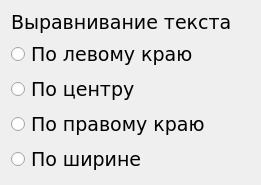
    <widget class="QWidget" name="verticalLayoutWidget_4">
     <property name="geometry">
      <rect>
       <x>310</x>
       <y>320</y>
       <width>261</width>
       <height>157</height>
      </rect>
     </property>
     <layout class="QVBoxLayout" name="verticalLayout_5">
      <item>
       <widget class="QLabel" name="labelSettings_46">
        <property name="font">
         <font>
          <family>Verdana</family>
          <pointsize>14</pointsize>
          <weight>50</weight>
          <italic>false</italic>
          <bold>false</bold>
         </font>
        </property>
        <property name="mouseTracking">
         <bool>false</bool>
        </property>
        <property name="text">
         <string>Выравнивание текста</string>
        </property>
       </widget>
      </item>
      <item>
       <widget class="QRadioButton" name="RBLVL2TextLeft">
        <property name="font">
         <font>
          <family>Verdana</family>
          <pointsize>14</pointsize>
         </font>
        </property>
        <property name="text">
         <string>По левому краю</string>
        </property>
       </widget>
      </item>
      <item>
       <widget class="QRadioButton" name="RBLVL2TextMiddle">
        <property name="font">
         <font>
          <family>Verdana</family>
          <pointsize>14</pointsize>
         </font>
        </property>
        <property name="text">
         <string>По центру</string>
        </property>
       </widget>
      </item>
      <item>
       <widget class="QRadioButton" name="RBLVL2TextRight">
        <property name="font">
         <font>
          <family>Verdana</family>
          <pointsize>14</pointsize>
         </font>
        </property>
        <property name="text">
         <string>По правому краю</string>
        </property>
       </widget>
      </item>
      <item>
       <widget class="QRadioButton" name="RBLVL2TextWidth">
        <property name="font">
         <font>
          <family>Verdana</family>
          <pointsize>14</pointsize>
         </font>
        </property>
        <property name="text">
         <string>По ширине</string>
        </property>
       </widget>
      </item>
     </layout>
    </widget>
